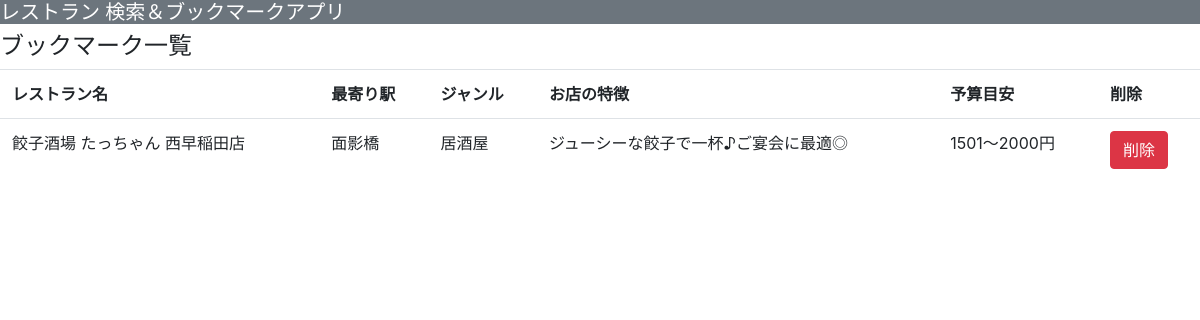
Screenshot of /api/bookmarks/1 with the database file from the repository.
### main.py (models this page shows)
class Bookmarks(db.Model):  # ブックマークテーブル
    id = db.Column(db.Integer, primary_key=True)
    name = db.Column(db.String(200), nullable=False)
    station = db.Column(db.String(200), nullable=False)
    genre = db.Column(db.String(200), nullable=False)
    catch = db.Column(db.String(200), nullable=False)
    budget = db.Column(db.String(200), nullable=False)

### main.py (the view, shortened to what this page needs)
@app.route('/api/bookmarks', methods = ['GET', 'POST', 'PUT', 'DELETE'])  # ここからAPI
@app.route('/api/bookmarks/<int:id>', methods = ['GET', 'POST', 'PUT', 'DELETE'])
def bookmarks(id=None):
    if request.method == 'GET':  # GETメソッド
        if id:  # 一件ずつ
            bookmark = Bookmarks.query.get_or_404(id)
            return render_template('bookmark.html', bookmark=bookmark)
        else:  # 全件
            bookmarks = Bookmarks.query.order_by(Bookmarks.id).all()
            return render_template('bookmarks.html', bookmarks=bookmarks)

### templates/bookmark.html (shortened to what this page needs)
{% extends 'base.html' %}
{% block body %}
<div class="content">
    <h5 class="text-white bg-secondary">レストラン 検索＆ブックマークアプリ</h5>
    <h4>ブックマーク一覧</h4>
    <table class="table">
        <tr>
            <th>レストラン名</th>
            <th>最寄り駅</th>
            <th>ジャンル</th>
            <th>お店の特徴</th>
            <th>予算目安</th>
            <th>削除</th>
        </tr>
        <tr>
            <td>{{ bookmark.name }}</td>
            <td>{{ bookmark.station }}</td>
            <td>{{ bookmark.genre }}</td>
            <td>{{ bookmark.catch }}</td>
            <td>{{ bookmark.budget }}</td>
            <td>
                <a class="btn btn-danger" href="/api/bookmarks/{{bookmark.id}}/delete">削除</a>
            </td>
        </tr>
    </table>
</div>
{% endblock %}

### rows the page displays
Bookmarks: name "餃子酒場 たっちゃん 西早稲田店", station "面影橋", genre "居酒屋", catch "ジューシーな餃子で一杯♪ご宴会に最適◎", budget "1501～2000円"
